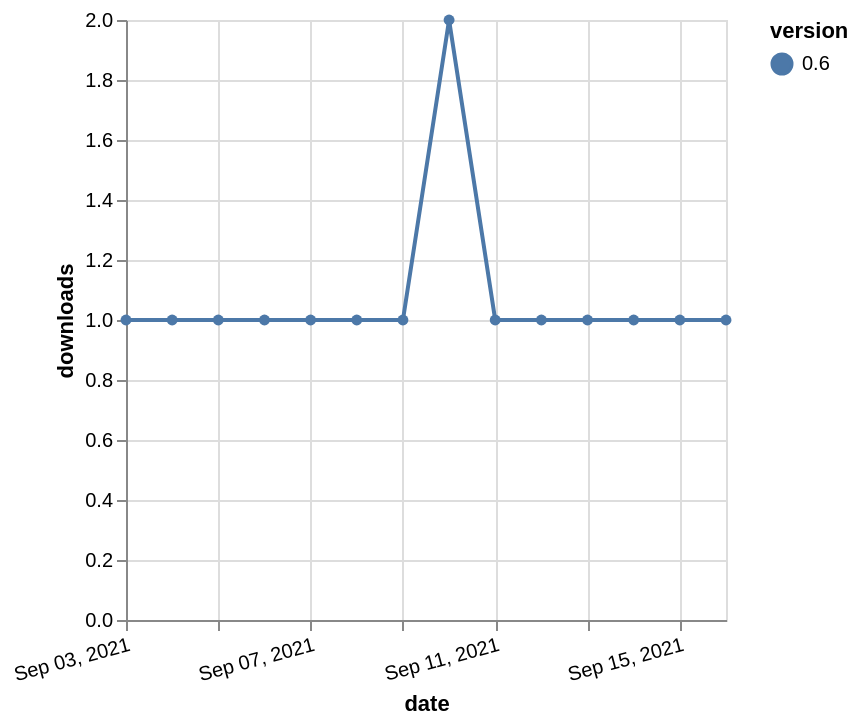

This figure's Vega-Lite source:
### Vega-Lite specification from a JSON file in a GitHub repository (floating-point values rounded to 4 significant figures)
{"$schema": "https://vega.github.io/schema/vega-lite/v5.json", "description": "A simple bar chart with embedded data.", "data": {"values": [{"date": "2021-09-03", "total": 237, "delta": 1, "version": "0.6"}, {"date": "2021-09-04", "total": 238, "delta": 1, "version": "0.6"}, {"date": "2021-09-05", "total": 239, "delta": 1, "version": "0.6"}, {"date": "2021-09-06", "total": 240, "delta": 1, "version": "0.6"}, {"date": "2021-09-07", "total": 241, "delta": 1, "version": "0.6"}, {"date": "2021-09-08", "total": 242, "delta": 1, "version": "0.6"}, {"date": "2021-09-09", "total": 243, "delta": 1, "version": "0.6"}, {"date": "2021-09-10", "total": 245, "delta": 2, "version": "0.6"}, {"date": "2021-09-11", "total": 246, "delta": 1, "version": "0.6"}, {"date": "2021-09-12", "total": 247, "delta": 1, "version": "0.6"}, {"date": "2021-09-13", "total": 248, "delta": 1, "version": "0.6"}, {"date": "2021-09-14", "total": 249, "delta": 1, "version": "0.6"}, {"date": "2021-09-15", "total": 250, "delta": 1, "version": "0.6"}, {"date": "2021-09-16", "total": 251, "delta": 1, "version": "0.6"}]}, "width": "container", "mark": {"type": "line", "point": {"filled": true}}, "encoding": {"x": {"field": "date", "type": "temporal", "timeUnit": "yearmonthdate", "title": "date", "axis": {"labelAngle": -15}}, "y": {"field": "delta", "type": "quantitative", "title": "downloads"}, "color": {"field": "version", "type": "nominal"}, "tooltip": {"field": "delta"}}}
